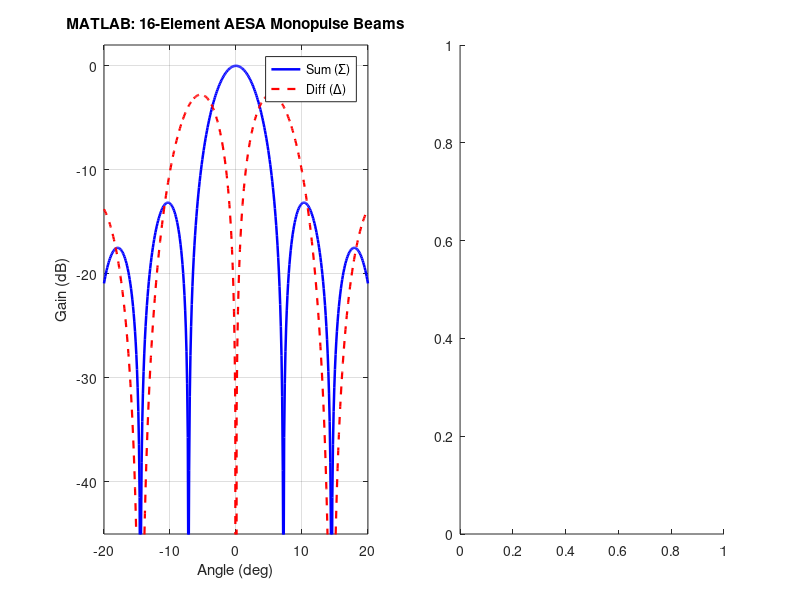

This chart was generated by the following MATLAB code: (Note: this script raises an error after producing the figure.)
function report = aesa_monopulse_crosseye_design(outDir)
% AESA_MONOPULSE_CROSSEYE_DESIGN  MATLAB R2025b System Design for 16-Element
%   X-Band ULA AESA Monopulse Radar vs. Retrodirective Cross-Eye DRFM Jammer.
%   Exports golden reference JSON for Python aegis-aesa cross-validation.

    if nargin < 1 || isempty(outDir)
        thisFile = mfilename('fullpath');
        repoRoot = fileparts(fileparts(fileparts(thisFile)));
        outDir = fullfile(repoRoot, 'matlab', 'outputs');
    end
    if ~exist(outDir, 'dir')
        mkdir(outDir);
    end

    c      = 299792458.0;
    fc     = 10.0e9;
    lambda = c / fc;
    N      = 16;
    d      = 0.5 * lambda;

    % Symmetric element coordinates
    pos = ((0:N-1).' - 0.5 * (N - 1)) * d;

    % Sum and Difference weights steered to 0 deg
    diff_sign = [-ones(N/2, 1); ones(N/2, 1)];
    w_sum  = ones(N, 1) / N;
    w_diff = diff_sign / N;

    steer = @(th_deg) exp(1j * 2 * pi * (pos / lambda) * sind(th_deg));

    % Calibrate monopulse slope k_m near boresight
    eps_d = 0.05;
    a_p = steer(eps_d); a_m = steer(-eps_d);
    m_p = (w_diff' * a_p) / (1j * (w_sum' * a_p));
    m_m = (w_diff' * a_m) / (1j * (w_sum' * a_m));
    k_m = real(m_p - m_m) / (2 * eps_d);

    % Cross-Eye Operating Point: baseline=15 m, R=3000 m, a=0.90, phi=178 deg, JSR=25 dB
    baseline_m = 15.0;
    R_m        = 3000.0;
    a_ratio    = 0.90;
    phi_deg    = 178.0;
    jsr_db     = 25.0;

    theta_e_deg = rad2deg(atan2(0.5 * baseline_m, R_m));
    a1 = steer(-theta_e_deg);
    a2 = steer(+theta_e_deg);
    a0 = steer(0.0);

    jam_amp = 10^(jsr_db / 20);
    w_ce    = a_ratio * exp(1j * deg2rad(phi_deg));
    snap    = a0 + jam_amp * (a1 + w_ce * a2);

    S_val = w_sum'  * snap;
    D_val = w_diff' * snap;
    M_val = D_val / (1j * S_val);

    est_angle_deg = real(M_val) / k_m;
    quad_ratio    = abs(imag(M_val));

    % Analytical Cross-Eye Gain
    gc = (1 - w_ce) / (1 + w_ce);

    % Export Golden Reference JSON
    report.num_elements   = N;
    report.fc_hz          = fc;
    report.k_monopulse    = k_m;
    report.theta_e_deg    = theta_e_deg;
    report.crosseye_gc_re = real(gc);
    report.crosseye_gc_im = imag(gc);
    report.est_angle_deg  = est_angle_deg;
    report.quad_ratio     = quad_ratio;

    fid = fopen(fullfile(outDir, 'aesa_crosseye_ref.json'), 'w');
    fwrite(fid, jsonencode(report, 'PrettyPrint', true), 'char');
    fclose(fid);

    % Plot MATLAB Verification Figure
    angles = linspace(-20, 20, 401);
    S_pat = zeros(size(angles));
    D_pat = zeros(size(angles));
    for k = 1:numel(angles)
        ak = steer(angles(k));
        S_pat(k) = abs(w_sum' * ak);
        D_pat(k) = abs(w_diff' * ak);
    end

    phi_sw = linspace(170, 190, 201);
    gc_re_sw = zeros(size(phi_sw));
    gc_im_sw = zeros(size(phi_sw));
    for k = 1:numel(phi_sw)
        wk = a_ratio * exp(1j * deg2rad(phi_sw(k)));
        gck = (1 - wk) / (1 + wk);
        gc_re_sw(k) = real(gck);
        gc_im_sw(k) = abs(imag(gck));
    end

    fig = figure('Visible', 'off', 'Position', [100, 100, 1100, 460], 'Color', 'w');
    subplot(1, 2, 1);
    plot(angles, 20*log10(S_pat + 1e-12), 'b-', 'LineWidth', 1.8, 'DisplayName', 'Sum (\Sigma)'); hold on;
    plot(angles, 20*log10(D_pat + 1e-12), 'r--', 'LineWidth', 1.6, 'DisplayName', 'Diff (\Delta)');
    ylim([-45 2]); grid on; xlabel('Angle (deg)'); ylabel('Gain (dB)');
    title('MATLAB: 16-Element AESA Monopulse Beams'); legend('Location', 'northeast');

    subplot(1, 2, 2);
    yyaxis left;
    plot(phi_sw, gc_re_sw, 'LineWidth', 2.0, 'DisplayName', 'Re(G_C) Pull-Off Gain');
    ylabel('Cross-Eye Pull-Off Gain Re(G_C)');
    yyaxis right;
    plot(phi_sw, gc_im_sw, '--', 'LineWidth', 1.8, 'DisplayName', '|Im(G_C)| Quadrature Signature');
    ylabel('Quadrature Signature |Im(G_C)|');
    grid on; xlabel('Cross-Eye Relative Phase (deg)');
    title('MATLAB: Cross-Eye Gain & Quadrature ECCM Signature (a=0.90)');

    exportgraphics(fig, fullfile(outDir, 'aesa_monopulse_crosseye.png'), 'Resolution', 150);
    close(fig);

    fprintf('[MATLAB] AESA/Monopulse Cross-Eye design complete.\n');
    fprintf('  k_m = %.4f / deg | theta_e = %.4f deg | Apparent Angle = %+.3f deg | Quad = %.4f\n', ...
            k_m, theta_e_deg, est_angle_deg, quad_ratio);
end
